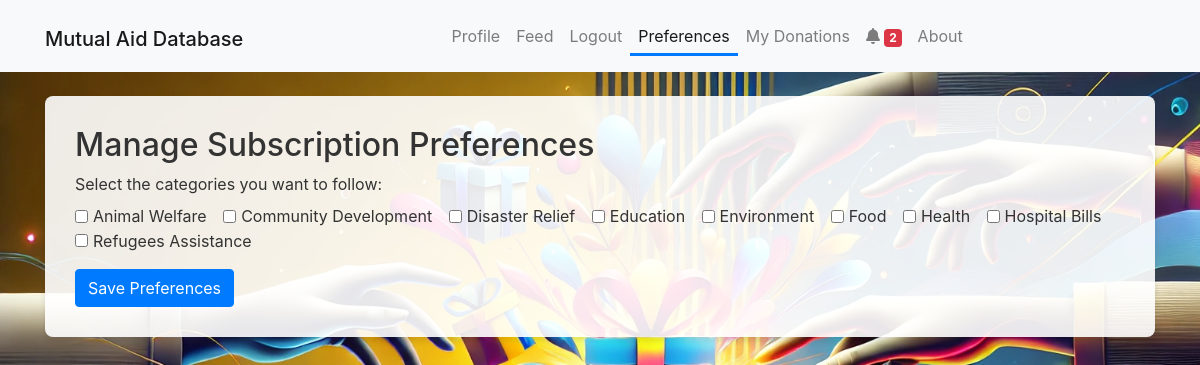
The page /preferences (signed in) on the database its author committed.
### app/models.py (models this page shows, shortened)
class Category(db.Model):
    __tablename__ = 'category'
    id = db.Column(db.Integer, primary_key=True)
    name = db.Column(db.String(64), unique=True, nullable=False)

### app/routes.py (the view)
@main.route('/preferences', methods=['GET', 'POST'])
def preferences():
    if 'user_id' not in session:
        flash('Please log in to manage your preferences.', 'warning')
        return redirect(url_for('main.login'))
    user = User.query.get_or_404(session['user_id'])
    available_categories = Category.query.order_by(Category.name).all()
    from app.models import Subscription
    if request.method == 'POST':
        selected_names = request.form.getlist('categories')
        Subscription.query.filter_by(user_id=user.id).delete()
        for cat_name in selected_names:
            category = Category.query.filter_by(name=cat_name).first()
            if category:
                sub = Subscription(user_id=user.id, category_id=category.id)
                db.session.add(sub)
        db.session.commit()
        flash('Your subscription preferences have been updated.', 'success')
        return redirect(url_for('main.profile'))
    else:
        current_subs = Subscription.query.filter_by(user_id=user.id).all()
        current_category_ids = [sub.category_id for sub in current_subs]
        return render_template('preferences.html', available_categories=available_categories, current_category_ids=current_category_ids)

### app/__init__.py (called while the page is built)
@app.context_processor
def inject_notification_count():
    from app.models import Notification  # avoid circular import issues if needed
    if 'user_id' in session:
        count = Notification.query.filter_by(user_id=session['user_id'], is_read=False).count()
    else:
        count = 0
    print(f"Notification count: {count}")
    return dict(notification_count=count)

### app/templates/preferences.html (shortened to what this page needs)
{% extends "base.html" %}
{% block content %}
<div class="form-container">
<h2>Manage Subscription Preferences</h2>
    <form method="POST" action="{{ url_for('main.preferences') }}">
        <div class="form-group">
        <label>Select the categories you want to follow:</label><br>
        {% for category in available_categories %}
            <div class="form-check form-check-inline">
            <input class="form-check-input" type="checkbox" name="categories" id="cat_{{ category.id }}" value="{{ category.name }}"
            {% if category.id in current_category_ids %} checked {% endif %}>
            <label class="form-check-label" for="cat_{{ category.id }}">{{ category.name }}</label>
            </div>
        {% endfor %}
        </div>
        <button type="submit" class="btn btn-primary">Save Preferences</button>
    </form>
</div>
{% endblock %}

### app/static/css/style.css (style rules this page uses)
body { background-image: url("../uploads/Mutual\ database\ background.png"); background-size: cover; background-attachment: fixed; background-size: cover; background-color: #f5f7fa; color: #333; }
.form-container { background-color: rgba(255, 255, 255, 0.9); padding: 30px; border-radius: 8px; box-shadow: 0 4px 6px rgba(0, 0, 0, 0.1); margin-top: 20px; margin-bottom: 20px; }

### rows shown on the page
Category: name "Animal Welfare"
Category: name "Community Development"
Category: name "Disaster Relief"
Category: name "Education"
Category: name "Environment"
Category: name "Food"
Category: name "Health"
Category: name "Hospital Bills"
Category: name "Refugees Assistance"

### other values the page prints
{{ notification_count }} "2"
